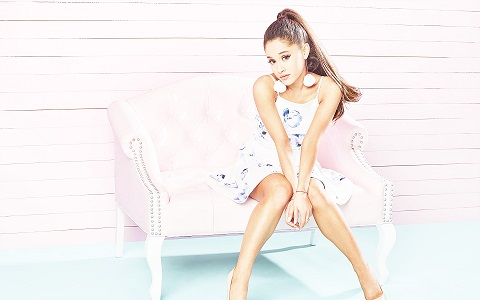
#> input picture Semana 3/Recursos/ariana_grande.jpg, 480 x 300 px, found by its file name
$ jupyter execute Tarea_3_Elio_Galindo_Grupo_42.ipynb
#> lines starting #> are read from the running program, lines starting #| are printed output that depends on the picture; after the words box and inside, x2 and y2 are one past the last pixel; in counts of white or black regions, pixels touching at a corner belong together
[cell 1]
import cv2
import numpy as np
from google.colab.patches import cv2_imshow

# Cargo la imagen de disco
gray_image = cv2.imread('/content/Actividades/Semana 3/Recursos/ariana_grande.jpg', cv2.IMREAD_GRAYSCALE)
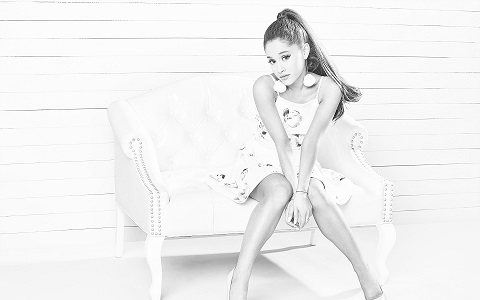
#> gray_image: shape (300, 480); min 5, max 255, mean 241.3
damaged_image = cv2.imread('/content/Actividades/Semana 3/Recursos/damaged_image.jpg')
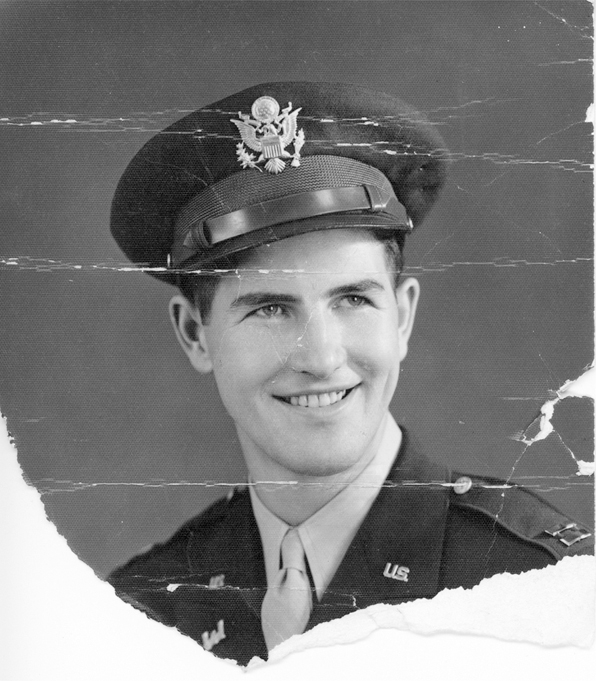
#> input picture Semana 3/Recursos/damaged_image.jpg, 596 x 681 px, found by its file name
#> damaged_image is the input picture: shape (681, 596, 3); min 0, max 255, mean 124.9

[cell 2]
# Inciso a

# Función para ecualizar el histograma.
equalized_image = cv2.equalizeHist(gray_image)
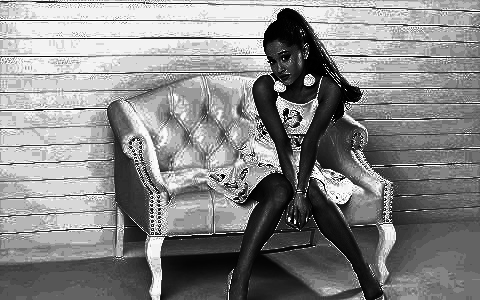
#> equalized_image: shape (300, 480); min 0, max 255, mean 135.6
equalization_view = np.hstack((gray_image, equalized_image))
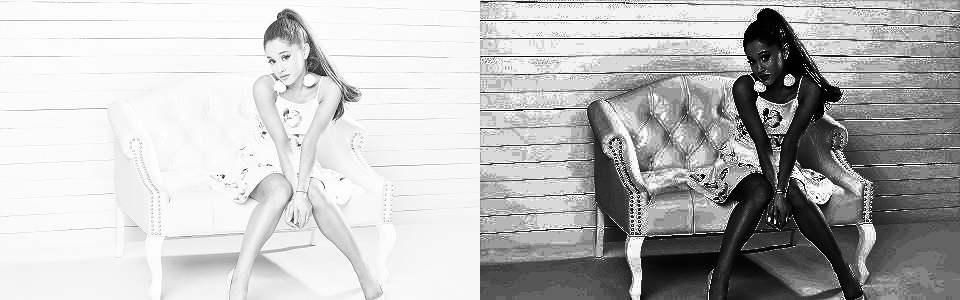
#> equalization_view: shape (300, 960); min 0, max 255, mean 188.4
cv2_imshow(equalization_view)

[cell 3]
# Inciso b

# Función para binarizar la imagen aplicando THRESH_OTSU.
threshold, thresholded_image = cv2.threshold(gray_image, 0, 255, cv2.THRESH_OTSU)
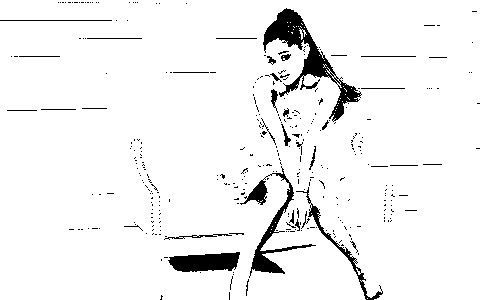
#> thresholded_image: shape (300, 480); 94.7% white; 335 black regions (303 under 20 px), largest, box (x1, y1, x2, y2) and area: (263, 8, 362, 122) 2499, (240, 166, 316, 278) 1354, (168, 252, 240, 272) 1078
#> threshold = 205
OTSU_threshold_view = np.hstack((gray_image, thresholded_image))
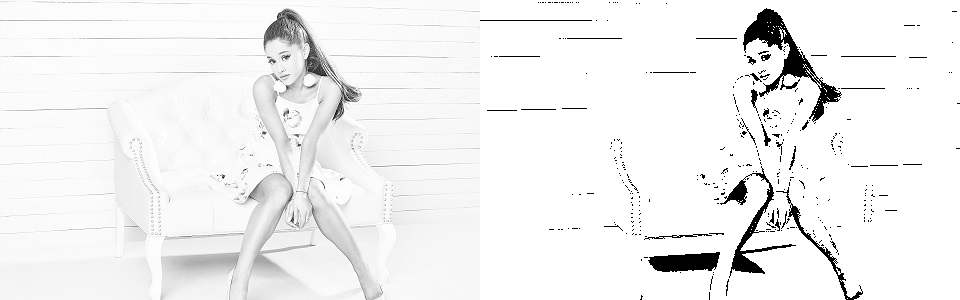
#> OTSU_threshold_view: shape (300, 960); min 0, max 255, mean 241.4
cv2_imshow(OTSU_threshold_view)

[cell 4]
# Inciso c

# Función para eliminar agujeros en la imagen.
threshold = cv2.inRange(damaged_image, np.array([240, 240, 240]), np.array([255, 255, 255]))
#> threshold: shape (681, 596); 12.6% white; 81 white regions (73 under 20 px), largest, box (x1, y1, x2, y2) and area: (0, 463, 596, 681) 50287, (570, 365, 596, 410) 416, (586, 60, 596, 182) 199
kernel = np.ones((3, 3), np.uint8)
hi_mask = cv2.dilate(threshold, kernel, iterations=10)
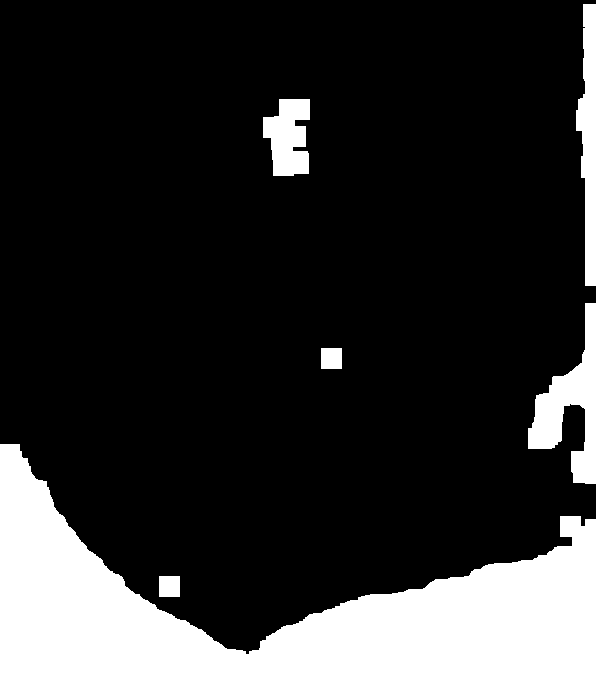
#> hi_mask: shape (681, 596); 18.4% white; 6 white regions, box (x1, y1, x2, y2) and area: (0, 444, 596, 681) 62157, (528, 303, 596, 484) 5146, (576, 4, 596, 286) 3673, (263, 99, 310, 176) 2691, (321, 348, 342, 369) 441, (159, 576, 180, 597) 441
fixed_image = cv2.inpaint(damaged_image, hi_mask, 5, flags=cv2.INPAINT_TELEA)
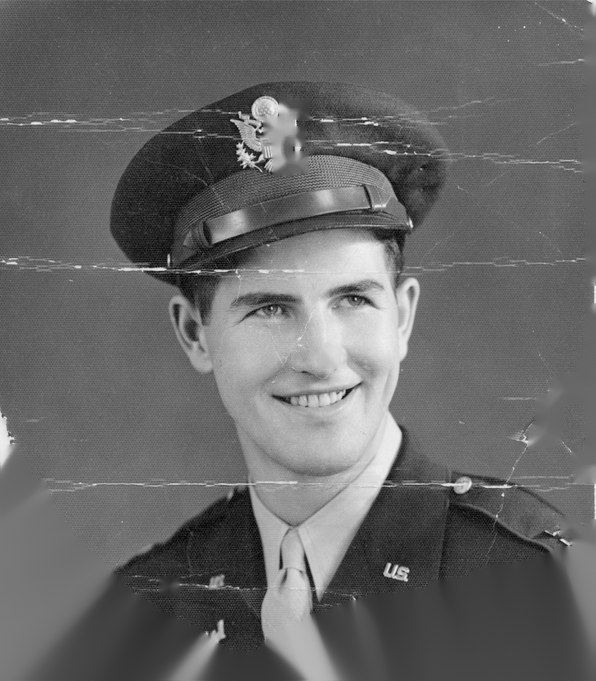
#> fixed_image: shape (681, 596, 3); min 0, max 239, mean 102.7
fixed_image_view = np.hstack((damaged_image, fixed_image))
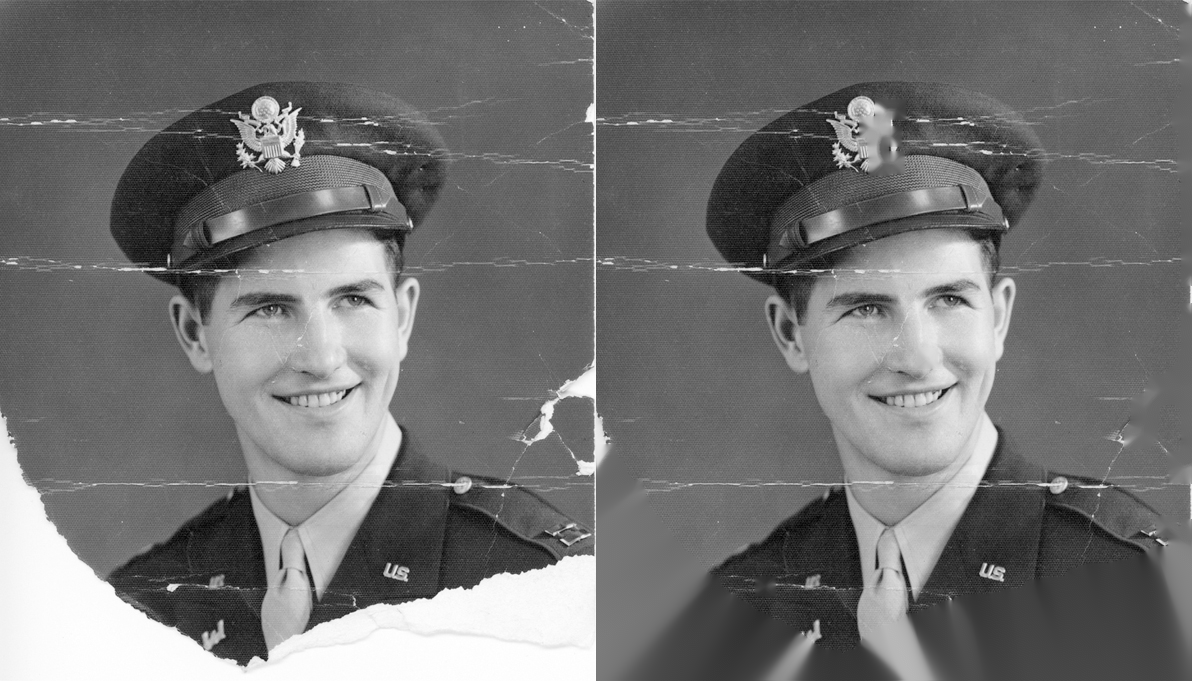
#> fixed_image_view: shape (681, 1192, 3); min 0, max 255, mean 113.8
cv2_imshow(fixed_image_view)

[cell 5]
# Inciso d

# Función para segmentar una imagen con k = 8.
image_copy = np.copy(fixed_image)
pixel_values = image_copy.reshape((-1, 3))
pixel_values = np.float32(pixel_values)
k = 8
stop_criteria = (cv2.TERM_CRITERIA_EPS + cv2.TERM_CRITERIA_MAX_ITER, 10, 1.0)
number_of_attempts = 10
centroid_initialization_strategy = cv2.KMEANS_RANDOM_CENTERS
_, labels, centers = cv2.kmeans(pixel_values, k, None, stop_criteria, number_of_attempts, centroid_initialization_strategy)
#> centers = [[217, 217, 217], [153.3, 153.3, 153.3], [63.09, 63.09, 63.09], [183.8, 183.8, 183.8], [115.2, 115.2, 115.2], [85.35, 85.35, 85.35], [100.6, 100.6, 100.6], [38.77, 38.77, 38.77]]
centers = np.uint8(centers)
#> centers = [[216, 216, 216], [153, 153, 153], [63, 63, 63], [183, 183, 183], [115, 115, 115], [85, 85, 85], [100, 100, 100], [38, 38, 38]]
segmented_data = centers[labels.flatten()]
segmented_image = segmented_data.reshape(image_copy.shape)
segmentation_view = np.hstack((fixed_image, segmented_image))
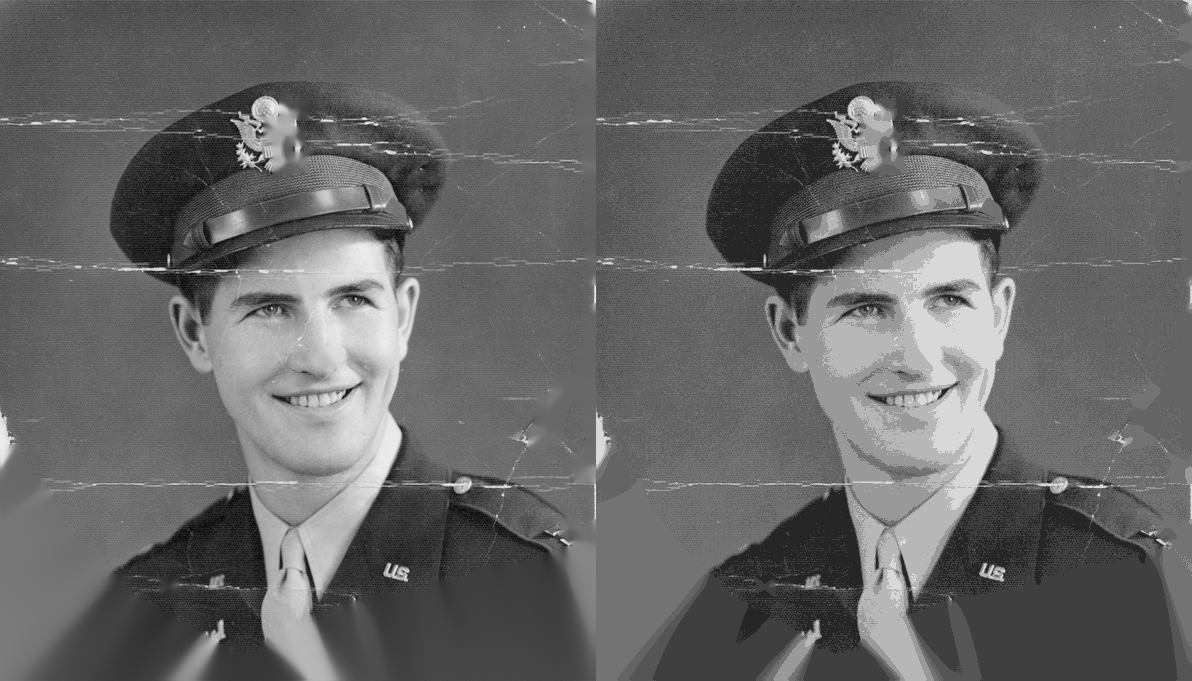
#> segmentation_view: shape (681, 1192, 3); min 0, max 239, mean 102.4
cv2_imshow(segmentation_view)
